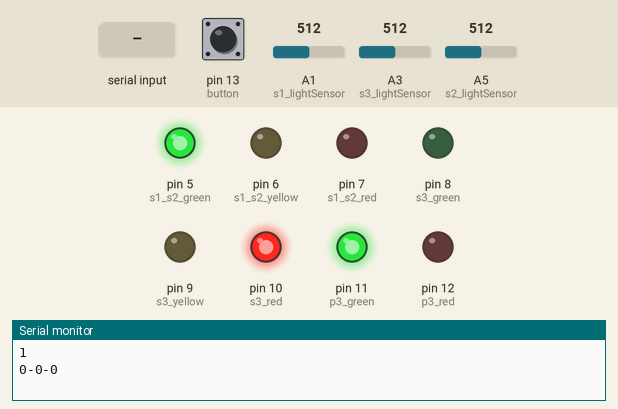
A sketch run on a simulated Arduino Uno, built with avr-gcc and run on an emulated ATmega328P. On the bench: output pins drawn as LEDs (lit = HIGH), the last lines printed to the serial monitor. The test bench sets the inputs (shaded band); at power-on: pin 13 (button) LOW, A1 (s1_lightSensor) = 512, A3 (s3_lightSensor) = 512, A5 (s2_lightSensor) = 512.

Above: at 1.2 s.
1.3 s: "90,45,200\n" received over Serial
At 4.0 s:
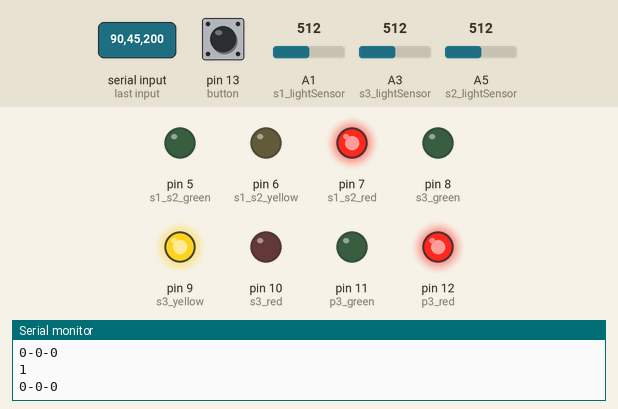
4.3 s: "30,150,10\n" received over Serial
At 5.8 s:
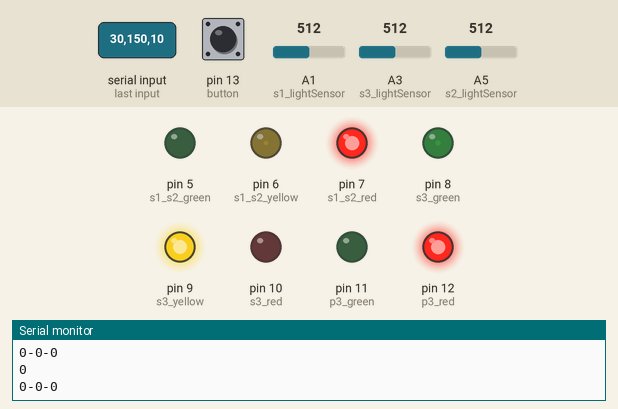
7.3 s: "90,45\n" received over Serial
At 8.7 s:
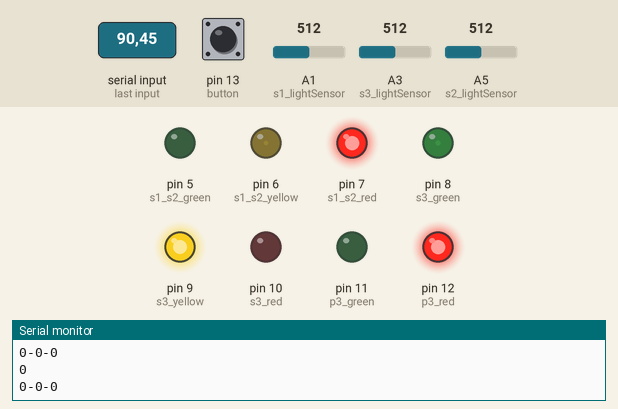
Timing chart, 0 to 10.5 s (numbered marks = the images above; inputs shaded):
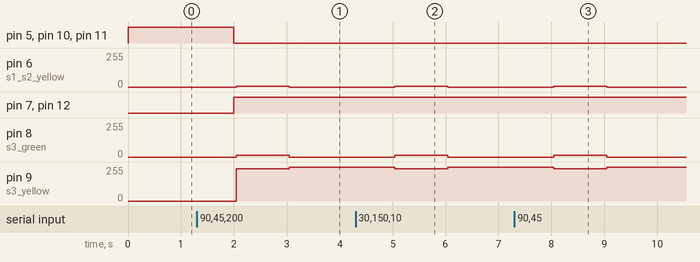

The sketch:

Projeto.ino
```cpp
int s1_s2_red = 7;
int s1_s2_yellow = 6;
int s1_s2_green = 5;

int s3_green = 8;
int s3_yellow = 9;
int s3_red = 10;

int p3_green = 11;
int p3_red = 12;

int s1_lightSensor=1;
int s2_lightSensor=5;
int s3_lightSensor=3;

int lightThreshold=50;

int minimumGreenTimeS3=5;
int minimumGreenTimeS1S2=5;
int maximumGreenTimeS1S2=10;
int maximumGreenTimeS3=10;
int yellowTime=5;
int intermittentTime=yellowTime;

int maxTotalTime=maximumGreenTimeS1S2+maximumGreenTimeS3+yellowTime+intermittentTime;

int greenS1S2_startTime, yellowS1S2_startTime, redS1S2_startTime,intermittentP3_startTime,greenS3_startTime, yellowS3_startTime, redS3_startTime;

bool carsAtS1,carsAtS2,carsAtS3;

int button = 13; // switch is on pin 13
unsigned long milliseconds,previousReading=0;
unsigned int cycle_seconds;
int timeSum;
bool buttonPressed=false;

String data="";
String carsWaitingData="";

void setup(){
  Serial.begin(57600);
  pinMode(s1_s2_red, OUTPUT);
  pinMode(s1_s2_yellow, OUTPUT);
  pinMode(s1_s2_green, OUTPUT);

  pinMode(s3_green, OUTPUT);
  pinMode(s3_yellow, OUTPUT);
  pinMode(s3_red, OUTPUT);

  pinMode(p3_green, OUTPUT);
  pinMode(p3_red, OUTPUT);

  pinMode(button, INPUT);

  digitalWrite(s1_s2_green, HIGH);
  digitalWrite(s1_s2_yellow, LOW);

  greenS1S2_startTime=0;
  yellowS1S2_startTime=greenS1S2_startTime+maximumGreenTimeS1S2;
  redS1S2_startTime=yellowS1S2_startTime+yellowTime;
  intermittentP3_startTime=yellowS1S2_startTime;
  greenS3_startTime=redS1S2_startTime;
  yellowS3_startTime=greenS3_startTime+maximumGreenTimeS3;
  redS3_startTime=yellowS3_startTime+yellowTime;
  //Serial.println(greenS1S2_startTime);
  //Serial.println(yellowS1S2_startTime);
  //Serial.println(redS1S2_startTime);
  //Serial.println(intermittentP3_startTime);
  //Serial.println(greenS3_startTime);
  //Serial.println(yellowS3_startTime);
  //Serial.println(redS3_startTime);

}

void parseWebsiteInput(String str){

  String strs[6];
  int StringCount = 0;
  while (str.length() > 0)
  {
    int index = str.indexOf('-');
    if (index == -1) // No space found
    {
      strs[StringCount++] = str;
      break;
    }
    else
    {
      strs[StringCount++] = str.substring(0, index);
      str = str.substring(index+1);
    }
  }

  minimumGreenTimeS3 = strs[0].toInt();
  minimumGreenTimeS1S2 = strs[1].toInt();
  lightThreshold = strs[2].toInt();
  yellowTime = strs[3].toInt();
  intermittentTime=yellowTime;
  maximumGreenTimeS3 = strs[4].toInt();
  maximumGreenTimeS1S2 = strs[5].toInt();

  greenS1S2_startTime=0;
  yellowS1S2_startTime=greenS1S2_startTime+maximumGreenTimeS1S2;
  redS1S2_startTime=yellowS1S2_startTime+yellowTime;
  intermittentP3_startTime=yellowS1S2_startTime;
  greenS3_startTime=redS1S2_startTime;
  yellowS3_startTime=greenS3_startTime+maximumGreenTimeS3;
  redS3_startTime=yellowS3_startTime+yellowTime;
  maxTotalTime=maximumGreenTimeS1S2+maximumGreenTimeS3+yellowTime+intermittentTime;
//  Serial.println(maxTotalTime);

}


void loop() {
  //Serial.println(analogRead(s1_lightSensor));
  //Serial.println(analogRead(s2_lightSensor));
  //Serial.println(analogRead(s3_lightSensor));
  milliseconds = millis();
  if(milliseconds%1000>=0 && milliseconds%1000<21 &&milliseconds/1000!=previousReading/1000){
    cycle_seconds++;
    cycle_seconds%=maxTotalTime;
    previousReading=milliseconds;
  if (Serial.available() > 0) {
    data = Serial.readStringUntil('\n');
    parseWebsiteInput(data);
    cycle_seconds = 0;

//  Serial.println(minimumGreenTimeS3);
//  Serial.println(minimumGreenTimeS1S2);
//  Serial.println(lightThreshold);
//  Serial.println(yellowTime);
//  Serial.println(maximumGreenTimeS3);
//  Serial.println(maximumGreenTimeS1S2);
  }
//    Serial.print("You sent me: ");
//    Serial.println(data);
    char carsWaitingData[25];
  carsWaitingData[0] = '\0';

  strcat(carsWaitingData, carsAtS1?"1":"0");
  strcat(carsWaitingData, "-");
  strcat(carsWaitingData, carsAtS2?"1":"0");
  strcat(carsWaitingData, "-");
  strcat(carsWaitingData, carsAtS3?"1":"0");
//    carsWaitingData= carsAtS1+"-"+carsAtS2+"-"+carsAtS3;
    Serial.println(cycle_seconds);
    Serial.println(carsWaitingData);
//Serial.println(carsAtS1);
  //Serial.println(carsAtS2);
  //Serial.println(carsAtS3);
    carsAtS1=false;
    carsAtS2=false;
    carsAtS3=false;
  }
//  Serial.println("S1");
//  Serial.println(analogRead(s1_lightSensor));
//  Serial.println("S2");
//  Serial.println(analogRead(s2_lightSensor));
//  Serial.println("S3");
//  Serial.println(analogRead(s3_lightSensor));
  carsAtS1= carsAtS1 || analogRead(s1_lightSensor)<lightThreshold;
  carsAtS2= carsAtS2 || analogRead(s2_lightSensor)<lightThreshold;
  carsAtS3= carsAtS3 || analogRead(s3_lightSensor)<lightThreshold;

  //LIGHT SENSING

  if(digitalRead(s3_green)==HIGH && !carsAtS3 && (carsAtS1||carsAtS2)){
    if(cycle_seconds>greenS3_startTime+minimumGreenTimeS3){
      cycle_seconds=yellowS3_startTime;
    }
  }

  if(digitalRead(s1_s2_green)==HIGH && carsAtS3 && !carsAtS1 && !carsAtS2){
    if(cycle_seconds>greenS1S2_startTime+minimumGreenTimeS1S2){
      cycle_seconds=yellowS1S2_startTime;
    }
  }
  //Serial.println(greenS3_startTime+minimumGreenTimeS3);
  //Serial.println(yellowS3_startTime);
  int minimumTimeForButtonToChangeLights=greenS3_startTime+minimumGreenTimeS3;
  //BUTTON PRESSING
  if(buttonPressed && cycle_seconds==minimumTimeForButtonToChangeLights){
    //timeSum=yellowS3_startTime-cycle_seconds;
    cycle_seconds=yellowS3_startTime;
    buttonPressed=false;
  return;
  }
  if (digitalRead(button) == HIGH && !buttonPressed){
    delay(15); // software debounce
    if (digitalRead(button) == HIGH && digitalRead(p3_red)==HIGH) {
      // if the switch is HIGH, ie. pushed down - change the lights!
      if (cycle_seconds>=minimumTimeForButtonToChangeLights && cycle_seconds < yellowS3_startTime){
      //timeSum=yellowS3_startTime-cycle_seconds;
        cycle_seconds=yellowS3_startTime;
      }
    else{
      buttonPressed=true;
    }
    }
  }
  //cycle_seconds=(milliseconds%32000)/1000;
  //if(timeSum!=0){
  //  cycle_seconds+=timeSum;
  //  timeSum=0;
  //}
  if(cycle_seconds < yellowS1S2_startTime){
    digitalWrite(s1_s2_green, HIGH);
    digitalWrite(s1_s2_yellow, LOW);
    digitalWrite(s1_s2_red, LOW);
    digitalWrite(s3_green, LOW);
    digitalWrite(s3_yellow, LOW);
    digitalWrite(s3_red, HIGH);
    digitalWrite(p3_green, HIGH);
    digitalWrite(p3_red, LOW);
  }

  if(cycle_seconds==yellowS1S2_startTime){
    digitalWrite(s1_s2_green, LOW);
    digitalWrite(s1_s2_yellow, HIGH);
  }


  if(cycle_seconds>intermittentP3_startTime && cycle_seconds < greenS3_startTime){
    if(cycle_seconds%2!=0){
      digitalWrite(p3_green, LOW);
    }else{
      digitalWrite(p3_green, HIGH);
    }
  }

  if(cycle_seconds==greenS3_startTime){
    digitalWrite(s1_s2_green, LOW);
    digitalWrite(s1_s2_yellow, LOW);
    digitalWrite(s1_s2_red, HIGH);
    digitalWrite(s3_green, HIGH);
    digitalWrite(s3_yellow, LOW );
    digitalWrite(s3_red, LOW);
    digitalWrite(p3_green, LOW);
    digitalWrite(p3_red, HIGH);
  }

  if(cycle_seconds == yellowS3_startTime){
    digitalWrite(s3_green, LOW);
    digitalWrite(s3_yellow, HIGH);
  }
}
```

Measured:
- after the input at 1.3 s, pin 5 (s1_s2_green): HIGH → LOW after 0.70 s; pin 6 (s1_s2_yellow): 0/255 → 6/255 after 0.74 s, → 0/255 1.0 s later
- after the input at 4.3 s, pin 6 (s1_s2_yellow): 0/255 → 6/255 after 0.74 s, → 0/255 1.0 s later; pin 8 (s3_green): 0/255 → 12/255 after 0.74 s, → 0/255 1.0 s later; pin 9 (s3_yellow): 255/255 → 243/255 after 0.74 s, → 255/255 1.0 s later
- after the input at 7.3 s, pin 6 (s1_s2_yellow): 0/255 → 6/255 after 0.74 s, → 0/255 1.0 s later; pin 8 (s3_green): 0/255 → 12/255 after 0.74 s, → 0/255 1.0 s later; pin 9 (s3_yellow): 255/255 → 243/255 after 0.74 s, → 255/255 1.0 s later
